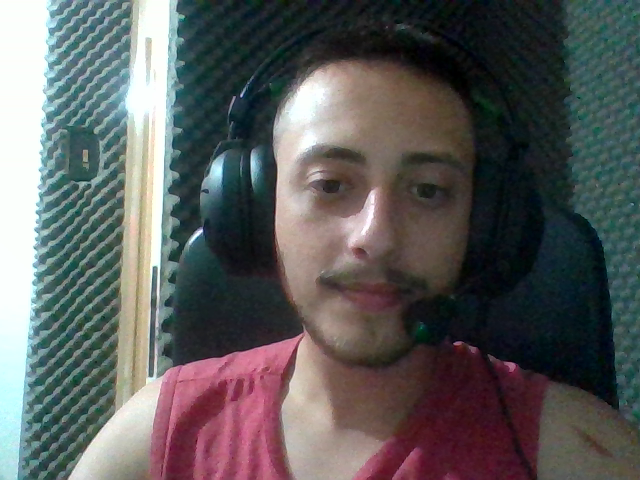
#> input picture Cadastros/Felipe Galina.png, 640 x 480 px
$ python Atividade11.py   (older library calls are emulated)
#> lines starting #> are read from the running program, lines starting #| are printed output that depends on the picture
# DEV for Jean Marcos de Souza, RA: 1116403
import cv2
import numpy as np

frame = cv2.imread("Cadastros/Felipe Galina.png")
#> frame is the input picture: shape (480, 640, 3); mean B, G, R 91.9, 92.1, 91.7

gray = cv2.cvtColor(frame, cv2.COLOR_BGR2GRAY)
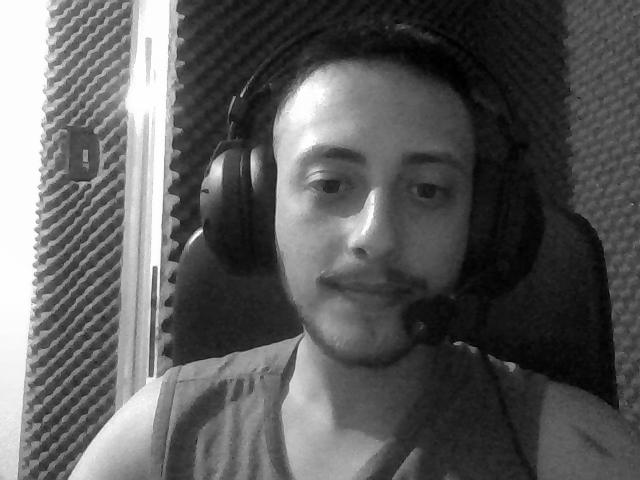
#> gray: shape (480, 640); min 0, max 254, mean 91.9

lap = cv2.Laplacian(gray, cv2.CV_64F)
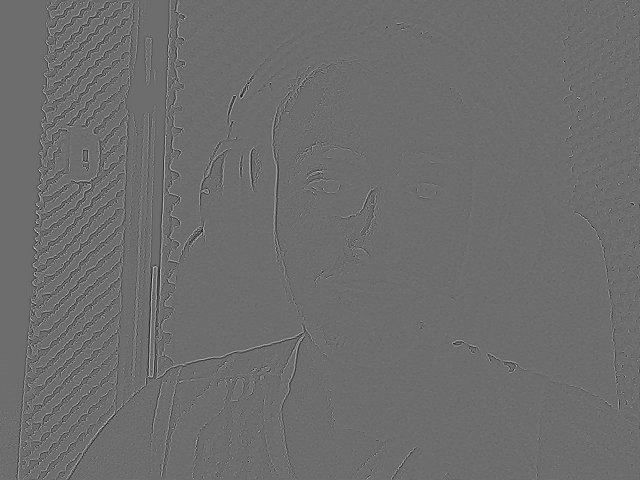
#> lap: shape (480, 640) float64; min -194, max 258, mean 0; drawn with min black and max white
lap = np.uint8(np.absolute(lap))
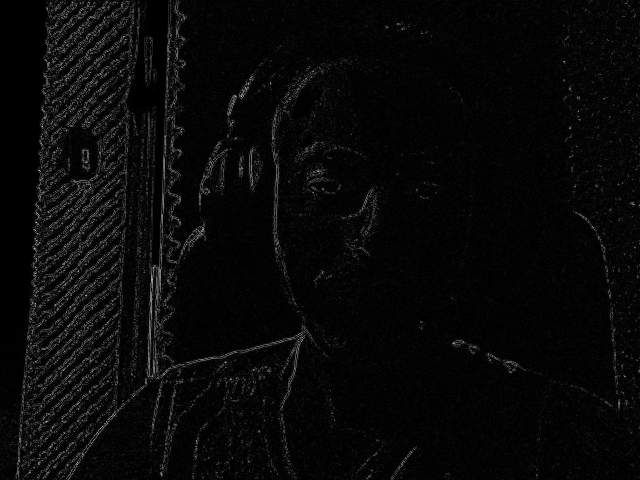
#> lap: shape (480, 640); min 0, max 219, mean 8.5


cv2.imshow("Laplaciano Simples", lap)

cv2.waitKey(0)
cv2.destroyAllWindows()

$ run again, with Cadastros/JMDS.png copied over Cadastros/Felipe Galina.png
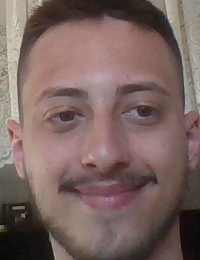
#> input picture Cadastros/JMDS.png, 200 x 260 px
#> frame is the input picture: shape (260, 200, 3); mean B, G, R 96.3, 100.1, 122.1
#> `lap = cv2.Laplacian(gray, cv2.CV_64F)`:
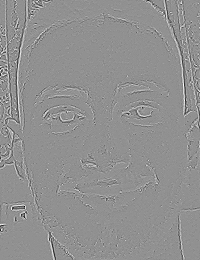
#> lap: shape (260, 200) float64; min -153, max 116, mean 0; drawn with min black and max white
#> `lap = np.uint8(np.absolute(lap))`:
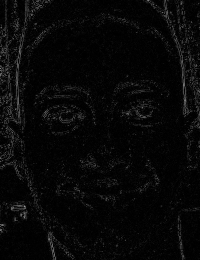
#> lap: shape (260, 200); min 0, max 153, mean 7.7

$ run again, with Cadastros/Jean.png copied over Cadastros/Felipe Galina.png
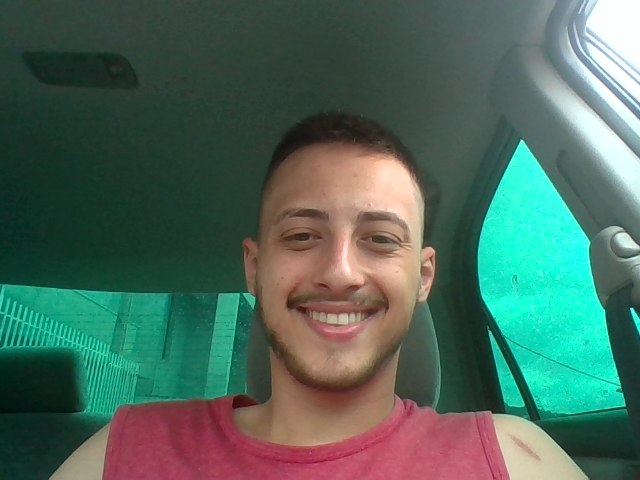
#> input picture Cadastros/Jean.png, 640 x 480 px
#> frame is the input picture: shape (480, 640, 3); mean B, G, R 91.7, 104.2, 76.9
#> `gray = cv2.cvtColor(frame, cv2.COLOR_BGR2GRAY)`:
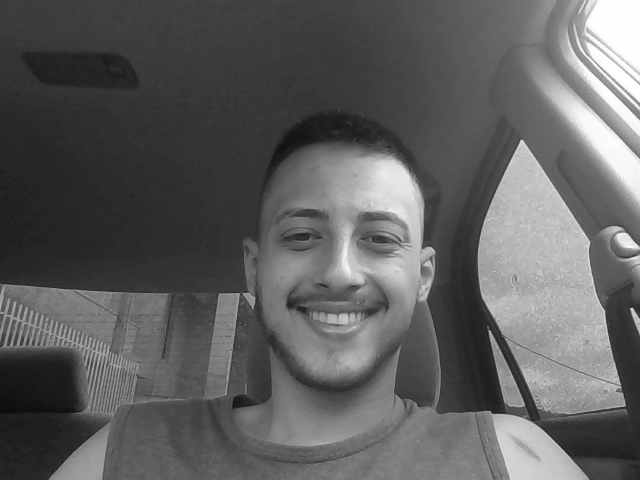
#> gray: shape (480, 640); min 10, max 254, mean 94.6
#> `lap = np.uint8(np.absolute(lap))`:
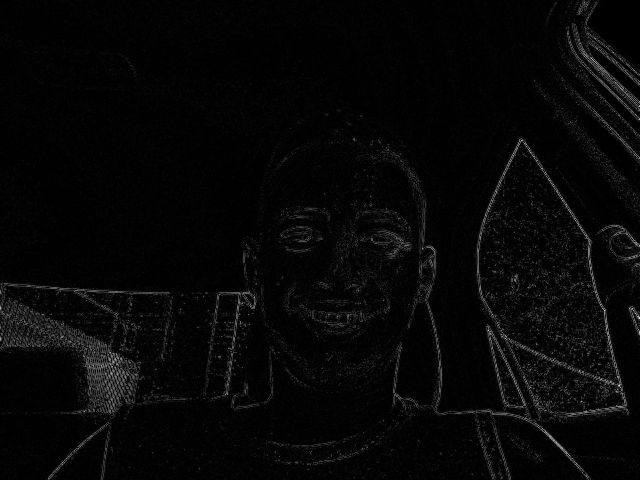
#> lap: shape (480, 640); min 0, max 222, mean 6.8

$ run again, with Cadastros/marcos.jpg saved as Cadastros/Felipe Galina.png
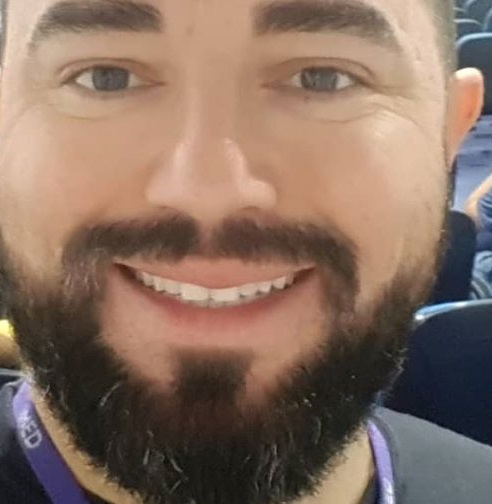
#> input picture Cadastros/marcos.jpg, 492 x 504 px
#> frame is the input picture: shape (504, 492, 3); mean B, G, R 97.1, 111.3, 135.6
#> `gray = cv2.cvtColor(frame, cv2.COLOR_BGR2GRAY)`:
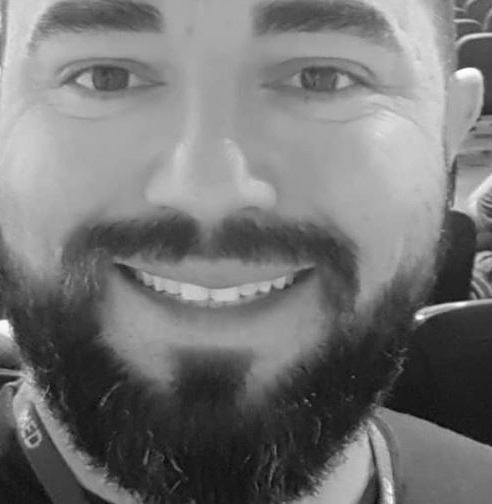
#> gray: shape (504, 492); min 9, max 254, mean 116.9
#> `lap = np.uint8(np.absolute(lap))`:
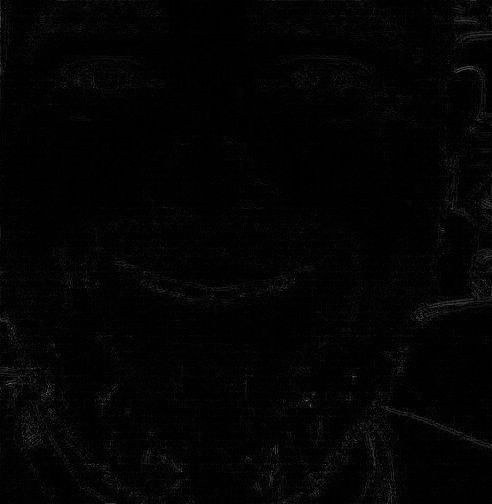
#> lap: shape (504, 492); min 0, max 111, mean 3.6
